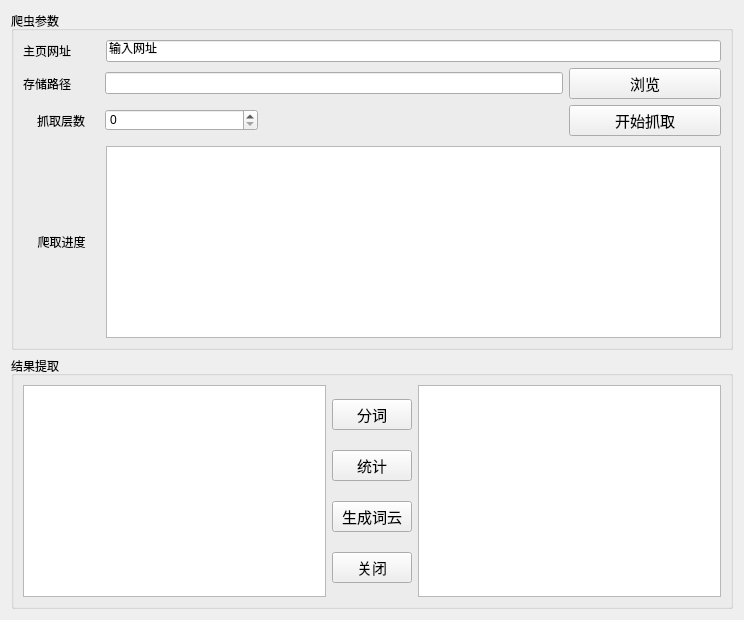
<?xml version="1.0" encoding="UTF-8"?>
<ui version="4.0">
 <class>Form</class>
 <widget class="QWidget" name="Form">
  <property name="geometry">
   <rect>
    <x>0</x>
    <y>0</y>
    <width>744</width>
    <height>620</height>
   </rect>
  </property>
  <property name="windowTitle">
   <string>Form</string>
  </property>
  <property name="styleSheet">
   <string notr="true">QPushButton{
	color: rgb(0, 0, 0);
	font-size: 15px;
}</string>
  </property>
  <layout class="QVBoxLayout" name="verticalLayout_5">
   <item>
    <widget class="QGroupBox" name="groupBox">
     <property name="title">
      <string>爬虫参数</string>
     </property>
     <layout class="QVBoxLayout" name="verticalLayout_3">
      <item>
       <layout class="QVBoxLayout" name="verticalLayout" stretch="1,1,1,2">
        <item>
         <layout class="QHBoxLayout" name="horizontalLayout" stretch="1,8">
          <item>
           <widget class="QLabel" name="label">
            <property name="text">
             <string>主页网址</string>
            </property>
           </widget>
          </item>
          <item>
           <widget class="QLineEdit" name="lineEdit">
            <property name="text">
             <string>输入网址</string>
            </property>
           </widget>
          </item>
         </layout>
        </item>
        <item>
         <layout class="QHBoxLayout" name="horizontalLayout_2" stretch="1,6,2">
          <item>
           <widget class="QLabel" name="label_2">
            <property name="text">
             <string>存储路径</string>
            </property>
           </widget>
          </item>
          <item>
           <widget class="QLineEdit" name="lineEdit_2">
            <property name="text">
             <string/>
            </property>
           </widget>
          </item>
          <item>
           <widget class="QPushButton" name="pushButton_2">
            <property name="text">
             <string>浏览</string>
            </property>
           </widget>
          </item>
         </layout>
        </item>
        <item>
         <layout class="QHBoxLayout" name="horizontalLayout_3" stretch="1,2,4,2">
          <property name="bottomMargin">
           <number>4</number>
          </property>
          <item>
           <widget class="QLabel" name="label_3">
            <property name="text">
             <string>抓取层数</string>
            </property>
            <property name="alignment">
             <set>Qt::AlignCenter</set>
            </property>
            <property name="margin">
             <number>0</number>
            </property>
           </widget>
          </item>
          <item>
           <widget class="QSpinBox" name="spinBox"/>
          </item>
          <item>
           <spacer name="horizontalSpacer">
            <property name="orientation">
             <enum>Qt::Horizontal</enum>
            </property>
            <property name="sizeType">
             <enum>QSizePolicy::Minimum</enum>
            </property>
            <property name="sizeHint" stdset="0">
             <size>
              <width>40</width>
              <height>20</height>
             </size>
            </property>
           </spacer>
          </item>
          <item>
           <widget class="QPushButton" name="pushButton">
            <property name="text">
             <string>开始抓取</string>
            </property>
           </widget>
          </item>
         </layout>
        </item>
        <item>
         <layout class="QHBoxLayout" name="horizontalLayout_4" stretch="1,8">
          <item>
           <widget class="QLabel" name="label_5">
            <property name="text">
             <string>爬取进度</string>
            </property>
            <property name="alignment">
             <set>Qt::AlignCenter</set>
            </property>
           </widget>
          </item>
          <item>
           <widget class="QTextEdit" name="textEdit_2"/>
          </item>
         </layout>
        </item>
       </layout>
      </item>
     </layout>
    </widget>
   </item>
   <item>
    <widget class="QGroupBox" name="groupBox_2">
     <property name="title">
      <string>结果提取</string>
     </property>
     <layout class="QVBoxLayout" name="verticalLayout_4">
      <item>
       <layout class="QHBoxLayout" name="horizontalLayout_5">
        <item>
         <widget class="QTextEdit" name="textEdit_4"/>
        </item>
        <item>
         <layout class="QVBoxLayout" name="verticalLayout_2">
          <item>
           <widget class="QPushButton" name="pushButton_3">
            <property name="text">
             <string>分词</string>
            </property>
           </widget>
          </item>
          <item>
           <widget class="QPushButton" name="pushButton_4">
            <property name="text">
             <string>统计</string>
            </property>
           </widget>
          </item>
          <item>
           <widget class="QPushButton" name="pB">
            <property name="text">
             <string>生成词云</string>
            </property>
           </widget>
          </item>
          <item>
           <widget class="QPushButton" name="pushButton_5">
            <property name="text">
             <string>关闭</string>
            </property>
           </widget>
          </item>
         </layout>
        </item>
        <item>
         <widget class="QTextEdit" name="textEdit_5"/>
        </item>
       </layout>
      </item>
     </layout>
    </widget>
   </item>
  </layout>
 </widget>
 <resources/>
 <connections>
  <connection>
   <sender>pushButton_5</sender>
   <signal>clicked()</signal>
   <receiver>Form</receiver>
   <slot>close()</slot>
   <hints>
    <hint type="sourcelabel">
     <x>506</x>
     <y>671</y>
    </hint>
    <hint type="destinationlabel">
     <x>400</x>
     <y>310</y>
    </hint>
   </hints>
  </connection>
 </connections>
</ui>
